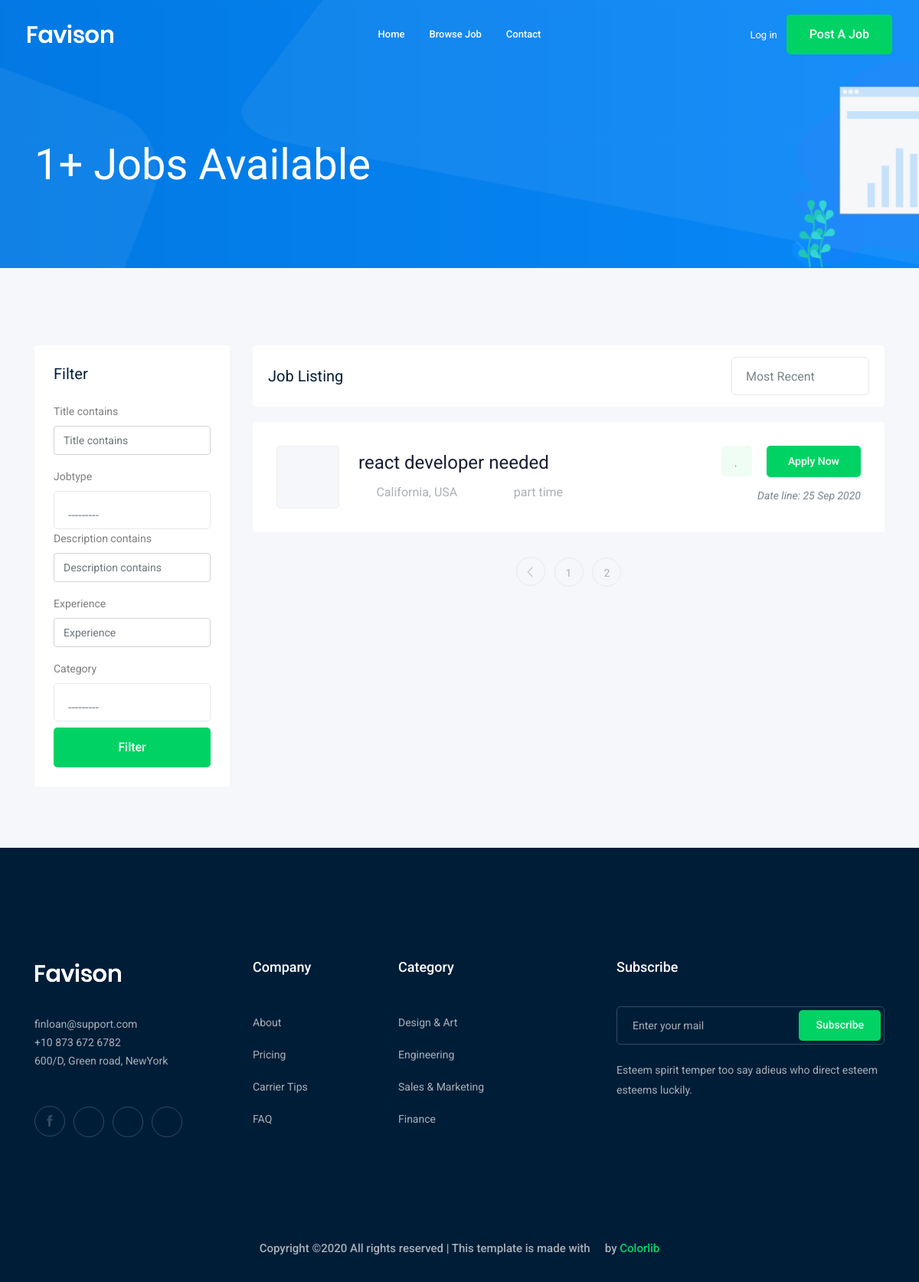
The page /jobs/?page=2 on the database as committed earlier.
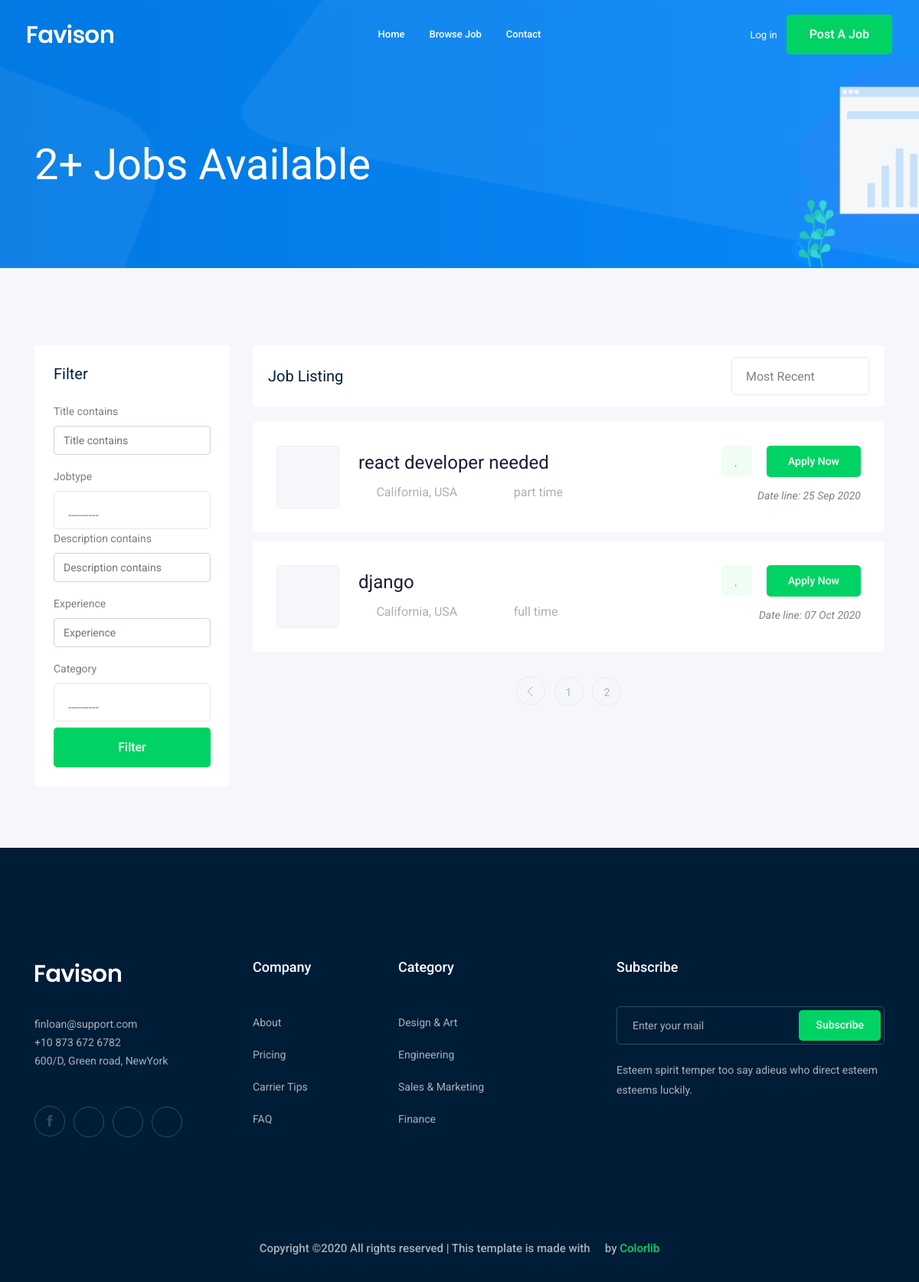
The same page on the database as committed later.
### job/models.py (models this page shows, shortened)
class job(models.Model):
    owner=models.ForeignKey(User, related_name='job_owner', on_delete=models.CASCADE)
    title=models.CharField(max_length=100)
    jobtype=models.CharField(max_length=20,choices=JOB_TYPE)
    description=models.TextField(max_length=1000)
    published_at=models.DateField(auto_now=True)
    vacancy=models.IntegerField(default=1)
    salary=models.IntegerField(default=0)
    experience=models.IntegerField(default=1)
    category=models.ForeignKey('Category',on_delete=models.CASCADE)
    image=models.ImageField(upload_to=image_upload)
    slug=models.SlugField(blank=True, null=True)
    def __str__(self):
        return self.title

### job/views.py (the view)
# urls.py: path('',views.job_list ,name='job_list'),
def job_list(request):
    job_list=job.objects.all()
    myfilter=JobFilter(request.GET,queryset=job_list)
    job_list=myfilter.qs
    paginator=Paginator(job_list,3)
    page_number=request.GET.get('page')
    page_obj=paginator.get_page(page_number)
    context= {'jobs' : page_obj,'myfilter': myfilter}
    return render(request,'job/job_list.html',context)

### job/models.py (called while the page is built)
    def __str__(self):
        return self.name

### job/templates/job/job_list.html (shortened to what this page needs)
  {% extends 'based.html' %}
  {% load bootstrap4 %}
  {% block body %}
      <div class="bradcam_area bradcam_bg_1">
      <div class="container">
          <div class="row">
              <div class="col-xl-12">
                  <div class="bradcam_text">
                      <h3>{{jobs|length}}+ Jobs Available</h3>
                  </div>
              </div>
          </div>
      </div>
      </div>
      <div class="job_listing_area plus_padding">
      <div class="container">
          <div class="row">
              <div class="col-lg-3">
                  <div class="job_filter white-bg">
                      <div class="form_inner white-bg">
                          <h3>Filter</h3>
                          <form method="GET">
                              {% bootstrap_form myfilter.form %}
                              <input type="submit" value="filter" class="boxed-btn3 w-100 mt-2">
                          </form>
                      </div>
                  </div>
              </div>
              <div class="col-lg-9">
                  <div class="recent_joblist_wrap">
                      <div class="recent_joblist white-bg ">
                          <div class="row align-items-center">
                              <div class="col-md-6">
                                  <h4>Job Listing</h4>
                              </div>
                              <div class="col-md-6">
                                  <div class="serch_cat d-flex justify-content-end">
                                  </div>
                              </div>
                          </div>
                      </div>
                  </div>
                  <div class="job_lists m-0">
                      <div class="row">
                          {% for job in jobs %}
                          <div class="col-lg-12 col-md-12">
                              <div class="single_jobs white-bg d-flex justify-content-between">
                                  <div class="jobs_left d-flex align-items-center">
                                      <div class="thumb">
                                      </div>
                                      <div class="jobs_conetent">
                                          <a href="{% url 'jobs:job_detail' job.slug %}"><h4> {{job}}</h4></a>
                                          <div class="links_locat d-flex align-items-center">
                                              <div class="location">
                                                  <p> <i class="fa fa-map-marker"></i> California, USA</p>
                                              </div>
                                              <div class="location">
                                                  <p> <i class="fa fa-clock-o"></i> {{job.jobtype}}</p>
                                              </div>
                                          </div>
                                      </div>
                                  </div>
                                  <div class="jobs_right">
                                      <div class="apply_now">
                                          <a class="heart_mark" href="#"> <i class="fa fa-heart"></i> </a>
                                          <a href="{% url 'jobs:job_detail' job.slug %}" class="boxed-btn3">Apply Now</a>
                                      </div>
                                      <div class="date">
                                          <p>Date line: {{job.published_at|date:'d M o' }}</p>
                                      </div>
                                  </div>
                              </div>
                          </div>
                          {%endfor%}
                      </div>
                      {% if jobs.has_other_pages %}
                          <div class="row">
                              <div class="col-lg-12">
                                  <div class="pagination_wrap">
                                      <ul>
                                          {% if jobs.has_previous %}
                                              <li><a href="?page={{jobs.previous_page_number}}"> <i class="ti-angle-left"></i> </a></li>
                                          {% endif %}
                                          {% for i in jobs.paginator.page_range %}
                                              <li><a href="?page={{i}}"><span>{{i}}</span></a></li>
                                          {% endfor %}
                                      </ul>
                                  </div>
                              </div>
                          </div>
                      {% endif %}
                  </div>
              </div>
          </div>
      </div>
      </div>
  {% endblock body %}

### templates/based.html (shortened to what this page needs)
{% load static %}
<!doctype html>
<html class="no-js" lang="zxx">
<head>
    <link rel="stylesheet" href="{% static 'css/bootstrap.min.css' %}">
    <link rel="stylesheet" href="{% static 'css/owl.carousel.min.css' %}">
    <link rel="stylesheet" href="{% static 'css/magnific-popup.css' %}">
    <link rel="stylesheet" href="{% static 'css/font-awesome.min.css' %}">
    <link rel="stylesheet" href="{% static 'css/themify-icons.css' %}">
    <link rel="stylesheet" href="{% static 'css/nice-select.css' %}">
    <link rel="stylesheet" href="{% static 'css/flaticon.css' %}">
    <link rel="stylesheet" href="{% static 'css/jquery-ui.css' %}">
    <link rel="stylesheet" href="{% static 'css/gijgo.css' %}">
    <link rel="stylesheet" href="{% static 'css/animate.min.css' %}">
    <link rel="stylesheet" href="{% static 'css/slicknav.css' %}">
    <link rel="stylesheet" href="{% static 'css/style.css'%}">
</head>
<body>
    <header>
        <div class="header-area ">
            <div id="sticky-header" class="main-header-area">
                <div class="container-fluid ">
                    <div class="header_bottom_border">
                        <div class="row align-items-center">
                            <div class="col-xl-3 col-lg-2">
                                <div class="logo">
                                    <a href="index.html">
                                        <img src="img/logo.png" alt="">
                                    </a>
                                </div>
                            </div>
                            <div class="col-xl-6 col-lg-7">
                                <div class="main-menu  d-none d-lg-block">
                                    <nav>
                                        <ul id="navigation">
                                            <li><a href="/">home</a></li>
                                            <li><a href="{% url 'jobs:job_list'%}">Browse Job</a></li>
                                            <li><a href="{% url 'contact:contact'%}">Contact</a></li>
                                        </ul>
                                    </nav>
                                </div>
                            </div>
                            <div class="col-xl-3 col-lg-3 d-none d-lg-block">
                                <div class="Appointment">
                                    {% if request.user.is_authenticated %}
                                    <div class="phone_num d-none d-xl-block">
                                        <a href="{% url 'accounts:profile'%}">Profile</a>
                                    </div>
                                    {% else %}
                                         <div class="phone_num d-none d-xl-block">
                                             <a href="{% url 'login'%}">Log in</a>
                                         </div>
                                    {% endif %}
                                    <div class="d-none d-lg-block">
                                        <a class="boxed-btn3" href="{% url 'jobs:add_job'%}">Post a Job</a>
                                    </div>
                                </div>
                            </div>
                            <div class="col-12">
                            </div>
                        </div>
                    </div>
                </div>
            </div>
        </div>
    </header>
    {% block body %}
    {% endblock body %}
    <footer class="footer">
        <div class="footer_top">
            <div class="container">
                <div class="row">
                    <div class="col-xl-3 col-md-6 col-lg-3">
                        <div class="footer_widget wow fadeInUp" data-wow-duration="1s" data-wow-delay=".3s">
                            <div class="footer_logo">
                                <a href="#">
                                    <img src="img/logo.png" alt="">
                                </a>
                            </div>
                            <p>
                                finloan@support.com <br>
                                +10 873 672 6782 <br>
                                600/D, Green road, NewYork
                            </p>
                            <div class="socail_links">
                                <ul>
                                    <li>
                                        <a href="#">
                                            <i class="ti-facebook"></i>
                                        </a>
                                    </li>
                                    <li>
                                        <a href="#">
                                            <i class="fa fa-google-plus"></i>
                                        </a>
                                    </li>
                                    <li>
                                        <a href="#">
                                            <i class="fa fa-twitter"></i>
                                        </a>
                                    </li>
                                    <li>
                                        <a href="#">
                                            <i class="fa fa-instagram"></i>
                                        </a>
                                    </li>
                                </ul>
                            </div>
                        </div>
                    </div>
                    <div class="col-xl-2 col-md-6 col-lg-2">
                        <div class="footer_widget wow fadeInUp" data-wow-duration="1.1s" data-wow-delay=".4s">
                            <h3 class="footer_title">
                                Company
                            </h3>
                            <ul>
                                <li><a href="#">About </a></li>
                                <li><a href="#"> Pricing</a></li>
                                <li><a href="#">Carrier Tips</a></li>
                                <li><a href="#">FAQ</a></li>
                            </ul>
                        </div>
                    </div>
                    <div class="col-xl-3 col-md-6 col-lg-3">
                        <div class="footer_widget wow fadeInUp" data-wow-duration="1.2s" data-wow-delay=".5s">
                            <h3 class="footer_title">
                                Category
                            </h3>
                            <ul>
                                <li><a href="#">Design & Art</a></li>
                                <li><a href="#">Engineering</a></li>
                                <li><a href="#">Sales & Marketing</a></li>
                                <li><a href="#">Finance</a></li>
                            </ul>
                        </div>
                    </div>
                    <div class="col-xl-4 col-md-6 col-lg-4">
                        <div class="footer_widget wow fadeInUp" data-wow-duration="1.3s" data-wow-delay=".6s">
                            <h3 class="footer_title">
                                Subscribe
                            </h3>
                            <form action="#" class="newsletter_form">
                                <input type="text" placeholder="Enter your mail">
                                <button type="submit">Subscribe</button>
                            </form>
                            <p class="newsletter_text">Esteem spirit temper too say adieus who direct esteem esteems
                                luckily.</p>
                        </div>
                    </div>
                </div>
            </div>
        </div>
        <div class="copy-right_text wow fadeInUp" data-wow-duration="1.4s" data-wow-delay=".3s">
            <div class="container">
                <div class="row">
                    <div class="col-xl-12">
                        <p class="copy_right text-center">
Copyright &copy;<script>document.write(new Date().getFullYear());</script> All rights reserved | This template is made with <i class="fa fa-heart-o" aria-hidden="true"></i> by <a href="https://colorlib.com" target="_blank">Colorlib</a>
                        </p>
                    </div>
                </div>
            </div>
        </div>
    </footer>
</body>
</html>

Rows that differ between the two databases and show on the page:
added job: title "django", jobtype "full time", published_at "07 Oct 2020"
Other text that changed with them:
{{ jobs|length }}: "1" → "2"
